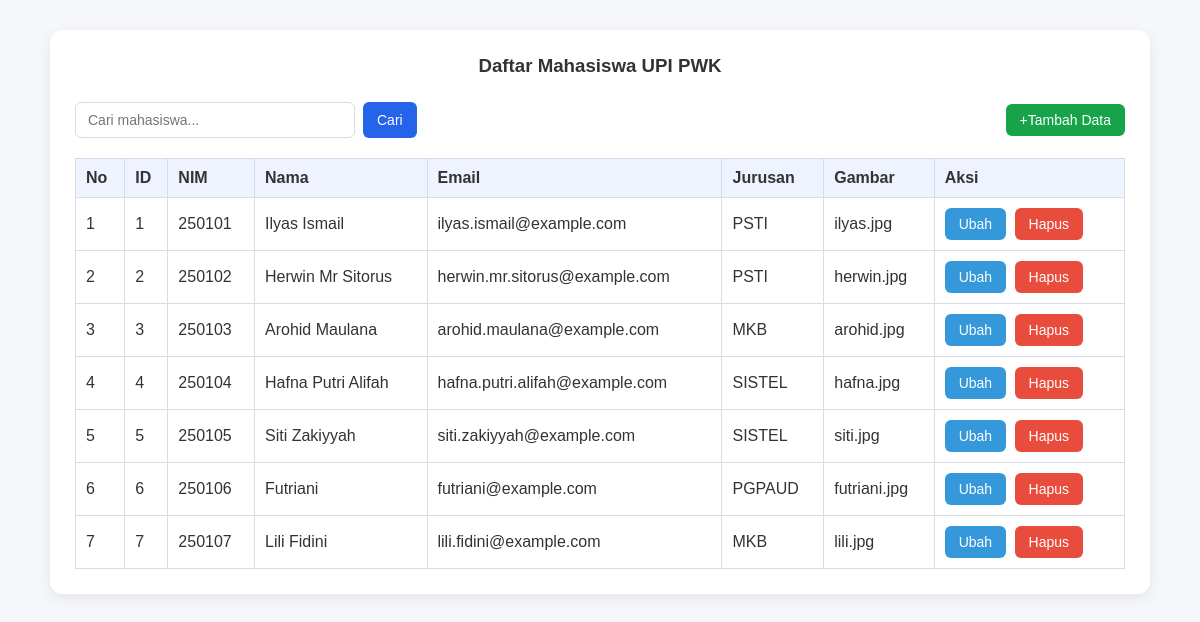
The page / on the database its author committed.
### tables this page shows
CREATE TABLE `mahasiswa` (
  `id` int(11) NOT NULL,
  `nim` varchar(100) NOT NULL,
  `nama` varchar(100) NOT NULL,
  `email` varchar(100) NOT NULL,
  `jurusan` varchar(100) NOT NULL,
  `gambar` varchar(100) NOT NULL
);

### function.php (called while the page is built, shortened)
<?php
$conn = mysqli_connect("localhost", "root", "", "upi_siak");
function query_db($query) {
    global $conn;
    $result = mysqli_query($conn, $query);
    $rows = [];
    while( $row = mysqli_fetch_assoc($result) ) {
        $rows[] = $row;
    }
    return $rows;
}
?>

### index.php (the view, shortened to what this page needs)
<?php
 require "function.php";
 $mahasiswa = query_db("SELECT * FROM mahasiswa");
?>
<!DOCTYPE html>
<html lang="en">
<head>
    <link rel="stylesheet" href="style.css">
</head>
<body class="page-index">
    <div class="container">
    <h3 style="text-align: center">Daftar Mahasiswa UPI PWK</h3>
    <div class="top-bar">
            <form action="" method="post" class="search-box">
                <input type="text" name="keyword" placeholder="Cari mahasiswa...">
                <button type="submit" name="cari" class="btn btn-cari">Cari</button>
            </form>
        <a href="tambah_data.php" class="btn btn-tambah">+Tambah Data</a>
    </div>
    <table>
        <thead>
            <tr>
                <th>No</th>
                <th>ID</th>
                <th>NIM</th>
                <th>Nama</th>
                <th>Email</th>
                <th>Jurusan</th>
                <th>Gambar</th>
                <th>Aksi</th>
            </tr>
        </thead>
        <tbody>
            <?php $nomor = 1; ?>
            <?php foreach ($mahasiswa as $data): ?>
            <tr>
                <td><?= $nomor; ?></td>
                <td><?= $data["id"]; ?></td>
                <td><?= $data["nim"]; ?></td>
                <td><?= $data["nama"]; ?></td>
                <td><?= $data["email"]; ?></td>
                <td><?= $data["jurusan"]; ?></td>
                <td><?= $data["gambar"]; ?></td>
                <td>
                    <a  href="edit_data.php?id=<?php echo $data["id"];?>" class="btn btn-ubah">Ubah</a>
                    <a href="hapus_data.php?id=<?php echo $data["id"];?>" class="btn btn-hapus">Hapus</a>
                </td>
            </tr>
            <?php $nomor++; ?>
            <?php endforeach; ?>
        </tbody>
    </table>
    </div>
</body>
</html>

### style.css (style rules this page uses)
* { box-sizing: border-box; }
body { font-family: Arial, sans-serif; background-color: #f5f7fb; margin: 0; padding: 30px; color: #333; }
.btn { display: inline-block; padding: 8px 14px; border: none; border-radius: 6px; text-decoration: none; font-family: Arial, sans-serif; font-size: 14px; color: white; cursor: pointer; text-align: center; }
.page-index .container { max-width: 1100px; margin: auto; background-color: white; padding: 25px; border-radius: 12px; box-shadow: 0 4px 14px rgba(0, 0, 0, 0.08); }
.page-index h3 { margin-top: 0; margin-bottom: 25px; text-align: center; color: #333; }
.top-bar { display: flex; justify-content: space-between; align-items: center; gap: 15px; margin-bottom: 20px; }
.search-box { display: flex; gap: 8px; }
.search-box input { width: 280px; padding: 9px 12px; border: 1px solid #d7dce5; border-radius: 6px; font-size: 14px; outline: none; }
.btn-cari { background-color: #2563eb; }
.page-index .btn-tambah { background-color: #16a34a; }
.btn-hapus { background-color: #e74c3c; }
table { width: 100%; border-collapse: collapse; }
table, th, td { border: 1px solid #d7dce5; }
th, td { padding: 10px; text-align: left; }
th { background-color: #eef3ff; color: #333; }
td .btn { margin-right: 4px; }
.btn-ubah { background-color: #3498db; }

### rows shown on the page
mahasiswa: id "1", nim "250101", nama "Ilyas Ismail", email "ilyas.ismail@example.com", jurusan "PSTI", gambar "ilyas.jpg"
mahasiswa: id "2", nim "250102", nama "Herwin Mr Sitorus", email "herwin.mr.sitorus@example.com", jurusan "PSTI", gambar "herwin.jpg"
mahasiswa: id "3", nim "250103", nama "Arohid Maulana", email "arohid.maulana@example.com", jurusan "MKB", gambar "arohid.jpg"
mahasiswa: id "4", nim "250104", nama "Hafna Putri Alifah", email "hafna.putri.alifah@example.com", jurusan "SISTEL", gambar "hafna.jpg"
mahasiswa: id "5", nim "250105", nama "Siti Zakiyyah", email "siti.zakiyyah@example.com", jurusan "SISTEL", gambar "siti.jpg"
mahasiswa: id "6", nim "250106", nama "Futriani", email "futriani@example.com", jurusan "PGPAUD", gambar "futriani.jpg"
mahasiswa: id "7", nim "250107", nama "Lili Fidini", email "lili.fidini@example.com", jurusan "MKB", gambar "lili.jpg"
